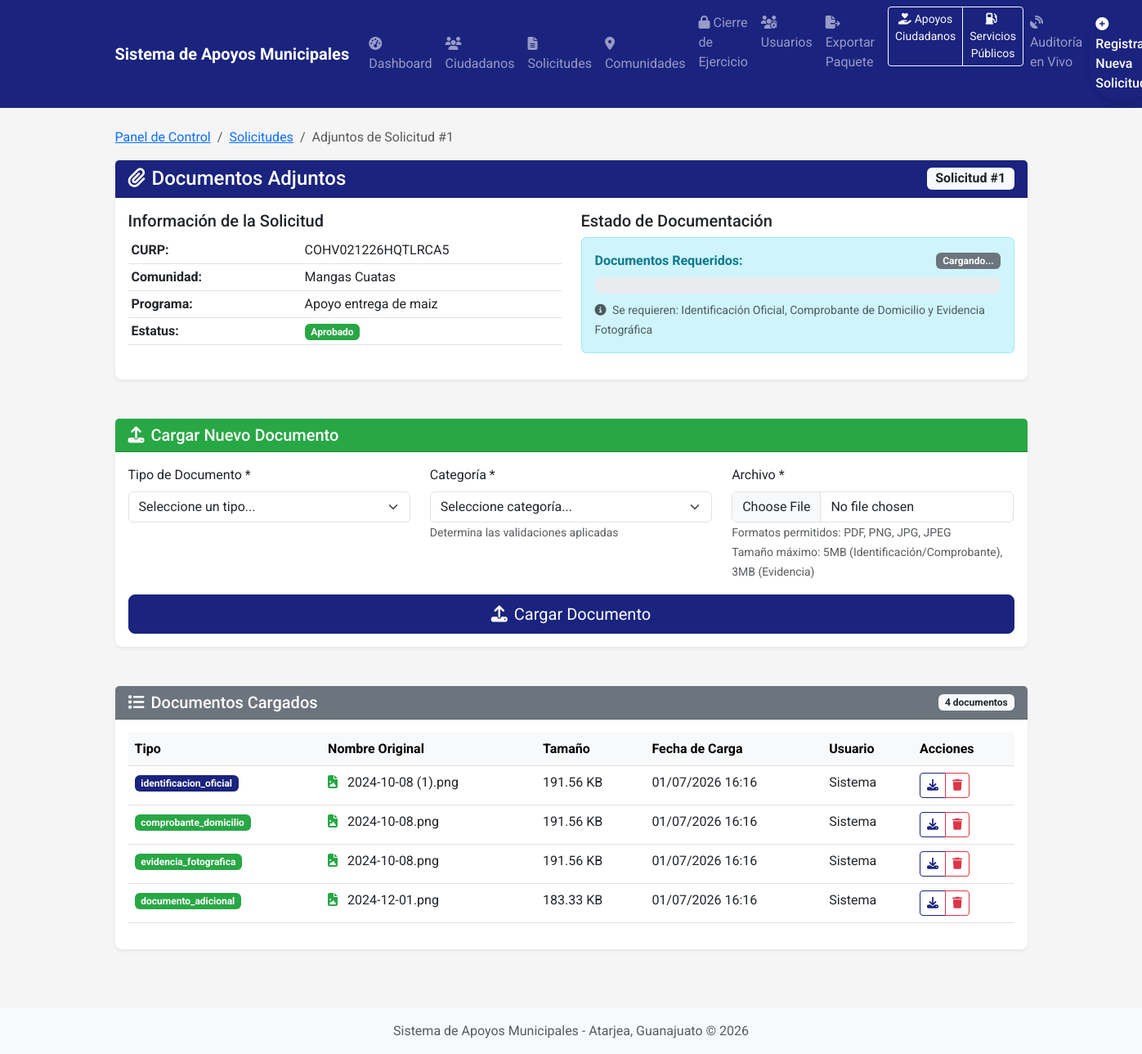
The app's page /solicitud/1/adjuntos (signed in) with its own data.
### app/models.py (models this page shows, shortened)
class Solicitud(db.Model):
    __tablename__ = 'solicitudes'
    id = db.Column(db.Integer, primary_key=True)
    folio = db.Column(db.String(20), unique=True, nullable=True)  # Folio único generado automáticamente
    CURP = db.Column(db.String(18), db.ForeignKey('ciudadanos.CURP'), nullable=False)
    Comunidad = db.Column(db.String(100), nullable=False)
    Programa = db.Column(db.String(100), nullable=False)
    Tipo_Apoyo = db.Column(db.String(100), nullable=False, default=TipoApoyoEnum.ALIMENTARIO.value)
    Monto = db.Column(db.Numeric(10, 2), nullable=True)  # Monto total (calculado automáticamente a partir del desglose por fuente)
    Monto_Federal = db.Column(db.Numeric(10, 2), nullable=True, default=0)
    Monto_Estatal = db.Column(db.Numeric(10, 2), nullable=True, default=0)
    Monto_Municipal = db.Column(db.Numeric(10, 2), nullable=True, default=0)
    Monto_Beneficiario = db.Column(db.Numeric(10, 2), nullable=True, default=0)
    Dependencia = db.Column(db.String(100), nullable=True)  # Campo legacy
    dependencia_id = db.Column(db.Integer, db.ForeignKey('dependencias.id'), nullable=True)
    usuario_id = db.Column(db.Integer, db.ForeignKey('usuarios.id'), nullable=True)
    Fecha_Solicitud = db.Column(db.DateTime, default=datetime.utcnow)
    Estatus = db.Column(db.String(20), default=EstatusEnum.PENDIENTE.value)
    usuario_autorizador = db.Column(db.Integer, db.ForeignKey('usuarios.id'), nullable=True)
    puesto_autorizador = db.Column(db.String(100), nullable=True)
    usuario = db.relationship('Usuario', foreign_keys=[usuario_id], backref='solicitudes_creadas')
    autorizador = db.relationship('Usuario', foreign_keys=[usuario_autorizador], backref='solicitudes_autorizadas')
    adjuntos = db.relationship('AdjuntoSolicitud', backref='solicitud_relacion', lazy=True, cascade="all, delete-orphan")

class AdjuntoSolicitud(db.Model):
    __tablename__ = 'adjuntos_solicitud'
    id = db.Column(db.Integer, primary_key=True)
    solicitud_id = db.Column(db.Integer, db.ForeignKey('solicitudes.id'), nullable=False, index=True)
    tipo_documento = db.Column(db.String(50), nullable=False)
    categoria_documento = db.Column(db.String(30), nullable=False)  # identificacion, comprobante, evidencia
    nombre_original = db.Column(db.String(255), nullable=False)
    nombre_archivo = db.Column(db.String(255), nullable=False, unique=True)
    ruta_archivo = db.Column(db.String(500), nullable=False)
    tamano_bytes = db.Column(db.Integer, nullable=False)
    tipo_mime = db.Column(db.String(100), nullable=True)
    extension = db.Column(db.String(10), nullable=False)
    fecha_carga = db.Column(db.DateTime, default=datetime.utcnow, nullable=False)
    usuario_carga_id = db.Column(db.Integer, db.ForeignKey('usuarios.id'), nullable=False)
    hash_archivo = db.Column(db.String(64), nullable=True)  # SHA-256 para integridad
    activo = db.Column(db.Boolean, default=True, nullable=False)
    def obtener_informacion_archivo(self):
        return {
            'id': self.id,
            'tipo': self.tipo_documento,
            'categoria': self.categoria_documento,
            'nombre_original': self.nombre_original,
            'nombre_archivo': self.nombre_archivo,
            'tamano_bytes': self.tamano_bytes,
            'tamano_humano': self._formatear_tamano(self.tamano_bytes),
            'extension': self.extension,
            'tipo_mime': self.tipo_mime,
            'fecha_carga': self.fecha_carga.isoformat() if self.fecha_carga else None
        }
    @staticmethod
    def _formatear_tamano(tamano_bytes):
        for unidad in ['B', 'KB', 'MB', 'GB']:
            if tamano_bytes < 1024.0:
                return f"{tamano_bytes:.2f} {unidad}"
            tamano_bytes /= 1024.0
        return f"{tamano_bytes:.2f} TB"

### app/routes.py (the view)
@main.route('/solicitud/<int:solicitud_id>/adjuntos', methods=['GET'])
@login_required
def ver_adjuntos_solicitud(solicitud_id):
    try:
        solicitud = Solicitud.query.get_or_404(solicitud_id)
        if not current_user.tiene_vision_total() and solicitud.dependencia_id != current_user.dependencia_id:
            flash('No tiene permisos para ver los adjuntos de esta solicitud.', 'warning')
            return redirect(url_for('main.dashboard'))
        adjuntos = AdjuntoSolicitud.query.filter_by(solicitud_id=solicitud_id, activo=True).all()
        return render_template('adjuntos_solicitud.html',
                             solicitud=solicitud,
                             adjuntos=adjuntos,
                             es_admin=current_user.es_admin())
    except Exception as e:
        current_app.logger.error(f"Error al ver adjuntos: {str(e)}")
        flash('Error al cargar los adjuntos de la solicitud.', 'danger')
        return redirect(url_for('main.dashboard'))

### templates/adjuntos_solicitud.html (shortened to what this page needs)
{% extends "layout.html" %}
{% block content %}
<div class="container mt-4">
    <div class="row mb-4">
        <div class="col">
            <nav aria-label="breadcrumb">
                <ol class="breadcrumb">
                    <li class="breadcrumb-item"><a href="{{ url_for('main.dashboard') }}">Panel de Control</a></li>
                    <li class="breadcrumb-item"><a href="{{ url_for('main.solicitudes') }}">Solicitudes</a></li>
                    <li class="breadcrumb-item active">Adjuntos de Solicitud #{{ solicitud.id }}</li>
                </ol>
            </nav>
            <div class="card border-primary shadow-sm">
                <div class="card-header bg-primary text-white">
                    <div class="d-flex justify-content-between align-items-center">
                        <h4 class="mb-0">
                            <i class="fas fa-paperclip me-2"></i>Documentos Adjuntos
                        </h4>
                        <span class="badge bg-light text-dark fs-6">Solicitud #{{ solicitud.id }}</span>
                    </div>
                </div>
                <div class="card-body">
                    <div class="row">
                        <div class="col-md-6">
                            <h5>Información de la Solicitud</h5>
                            <table class="table table-sm">
                                <tr>
                                    <th style="width: 40%">CURP:</th>
                                    <td>{{ solicitud.CURP }}</td>
                                </tr>
                                <tr>
                                    <th>Comunidad:</th>
                                    <td>{{ solicitud.Comunidad }}</td>
                                </tr>
                                <tr>
                                    <th>Programa:</th>
                                    <td>{{ solicitud.Programa }}</td>
                                </tr>
                                <tr>
                                    <th>Estatus:</th>
                                    <td>
                                        <span class="badge
                                            {% if solicitud.Estatus == 'Aprobado' %}bg-success
                                            {% elif solicitud.Estatus == 'Rechazado' %}bg-danger
                                            {% else %}bg-warning{% endif %}">
                                            {{ solicitud.Estatus }}
                                        </span>
                                    </td>
                                </tr>
                            </table>
                        </div>
                        <div class="col-md-6">
                            <h5>Estado de Documentación</h5>
                            <div class="alert alert-info">
                                <div class="d-flex justify-content-between align-items-center mb-2">
                                    <strong>Documentos Requeridos:</strong>
                                    <span id="estado-completitud" class="badge bg-secondary">Cargando...</span>
                                </div>
                                <div class="progress mb-2" style="height: 20px;">
                                </div>
                                <small class="text-muted">
                                    <i class="fas fa-info-circle me-1"></i>
                                    Se requieren: Identificación Oficial, Comprobante de Domicilio y Evidencia Fotográfica
                                </small>
                            </div>
                        </div>
                    </div>
                </div>
            </div>
        </div>
    </div>
    <div class="row mb-4">
        <div class="col">
            <div class="card border-success shadow-sm">
                <div class="card-header bg-success text-white">
                    <h5 class="mb-0">
                        <i class="fas fa-upload me-2"></i>Cargar Nuevo Documento
                    </h5>
                </div>
                <div class="card-body">
                    <form id="form-carga-archivo" enctype="multipart/form-data">
                        <div class="row">
                            <div class="col-md-4 mb-3">
                                <label for="tipo-documento" class="form-label">Tipo de Documento *</label>
                                <select class="form-select" id="tipo-documento" name="tipo_documento" required>
                                    <option value="">Seleccione un tipo...</option>
                                </select>
                            </div>
                            <div class="col-md-4 mb-3">
                                <label for="categoria-documento" class="form-label">Categoría *</label>
                                <select class="form-select" id="categoria-documento" name="categoria" required>
                                    <option value="">Seleccione categoría...</option>
                                </select>
                                <small class="text-muted">Determina las validaciones aplicadas</small>
                            </div>
                            <div class="col-md-4 mb-3">
                                <label for="archivo" class="form-label">Archivo *</label>
                                <input type="file" class="form-control" id="archivo" name="archivo" accept=".pdf,.png,.jpg,.jpeg" required>
                                <small class="text-muted">
                                    Formatos permitidos: PDF, PNG, JPG, JPEG<br>
                                    Tamaño máximo: 5MB (Identificación/Comprobante), 3MB (Evidencia)
                                </small>
                            </div>
                        </div>
                        <div class="d-grid">
                            <button type="submit" class="btn btn-primary btn-lg" id="btn-cargar">
                                <i class="fas fa-upload me-2"></i>Cargar Documento
                            </button>
                        </div>
                    </form>
                </div>
            </div>
        </div>
    </div>
    <div class="row">
        <div class="col">
            <div class="card border-secondary shadow-sm">
                <div class="card-header bg-secondary text-white">
                    <div class="d-flex justify-content-between align-items-center">
                        <h5 class="mb-0">
                            <i class="fas fa-list me-2"></i>Documentos Cargados
                        </h5>
                        <span class="badge bg-light text-dark" id="contador-adjuntos">{{ adjuntos|length }} documentos</span>
                    </div>
                </div>
                <div class="card-body">
                    {% if adjuntos %}
                    <div class="table-responsive">
                        <table class="table table-hover">
                            <thead class="table-light">
                                <tr>
                                    <th>Tipo</th>
                                    <th>Nombre Original</th>
                                    <th>Tamaño</th>
                                    <th>Fecha de Carga</th>
                                    <th>Usuario</th>
                                    <th>Acciones</th>
                                </tr>
                            </thead>
                            <tbody id="lista-adjuntos">
                                {% for adjunto in adjuntos %}
                                <tr id="adjunto-{{ adjunto.id }}">
                                    <td>
                                        <span class="badge
                                            {% if adjunto.categoria_documento == 'identificacion' %}bg-primary
                                            {% elif adjunto.categoria_documento == 'comprobante_domicilio' %}bg-info
                                            {% else %}bg-success{% endif %}">
                                            {{ adjunto.tipo_documento }}
                                        </span>
                                    </td>
                                    <td>
                                        <i class="fas
                                            {% if adjunto.extension == 'pdf' %}fa-file-pdf text-danger
                                            {% elif adjunto.extension in ['png', 'jpg', 'jpeg'] %}fa-file-image text-success
                                            {% else %}fa-file text-secondary{% endif %} me-2">
                                        </i>
                                        {{ adjunto.nombre_original }}
                                    </td>
                                    <td>{{ adjunto.obtener_informacion_archivo().tamano_humano }}</td>
                                    <td>{{ adjunto.fecha_carga.strftime('%d/%m/%Y %H:%M') }}</td>
                                    <td>{{ adjunto.usuario_carga.nombre if adjunto.usuario_carga else 'Sistema' }}</td>
                                    <td>
                                        <div class="btn-group btn-group-sm" role="group">
                                            <a href="{{ url_for('main.descargar_adjunto', adjunto_id=adjunto.id) }}"
                                               class="btn btn-outline-primary"
                                               title="Descargar">
                                                <i class="fas fa-download"></i>
                                            </a>
                                            {% if es_admin or adjunto.usuario_carga_id == current_user.id %}
                                            <button type="button"
                                                    class="btn btn-outline-danger btn-eliminar"
                                                    data-adjunto-id="{{ adjunto.id }}"
                                                    data-adjunto-nombre="{{ adjunto.nombre_original }}"
                                                    title="Eliminar">
                                                <i class="fas fa-trash"></i>
                                            </button>
                                            {% endif %}
                                        </div>
                                    </td>
                                </tr>
                                {% endfor %}
                            </tbody>
                        </table>
                    </div>
                    {% else %}
                    <div class="text-center py-5">
                        <i class="fas fa-folder-open fa-4x text-muted mb-3"></i>
                        <h4 class="text-muted">No hay documentos adjuntos</h4>
                        <p class="text-muted">Comience cargando documentos usando el formulario superior.</p>
                    </div>
                    {% endif %}
                </div>
            </div>
        </div>
    </div>
</div>
{% endblock %}

### records on screen
Solicitud: id "1", CURP "COHV021226HQTLRCA5", Comunidad "Mangas Cuatas", Programa "Apoyo entrega de maiz", Estatus "Aprobado"
AdjuntoSolicitud: tipo_documento "identificacion_oficial", nombre_original "2024-10-08 (1).png", obtener_informacion_archivo "191.56 KB", fecha_carga "01/07/2026 16:16", usuario_carga "Sistema"
AdjuntoSolicitud: tipo_documento "comprobante_domicilio", nombre_original "2024-10-08.png", obtener_informacion_archivo "191.56 KB", fecha_carga "01/07/2026 16:16", usuario_carga "Sistema"
AdjuntoSolicitud: tipo_documento "evidencia_fotografica", nombre_original "2024-10-08.png", obtener_informacion_archivo "191.56 KB", fecha_carga "01/07/2026 16:16", usuario_carga "Sistema"
AdjuntoSolicitud: tipo_documento "documento_adicional", nombre_original "2024-12-01.png", obtener_informacion_archivo "183.33 KB", fecha_carga "01/07/2026 16:16", usuario_carga "Sistema"

### other values on screen
{{ adjuntos|length }} "4"
